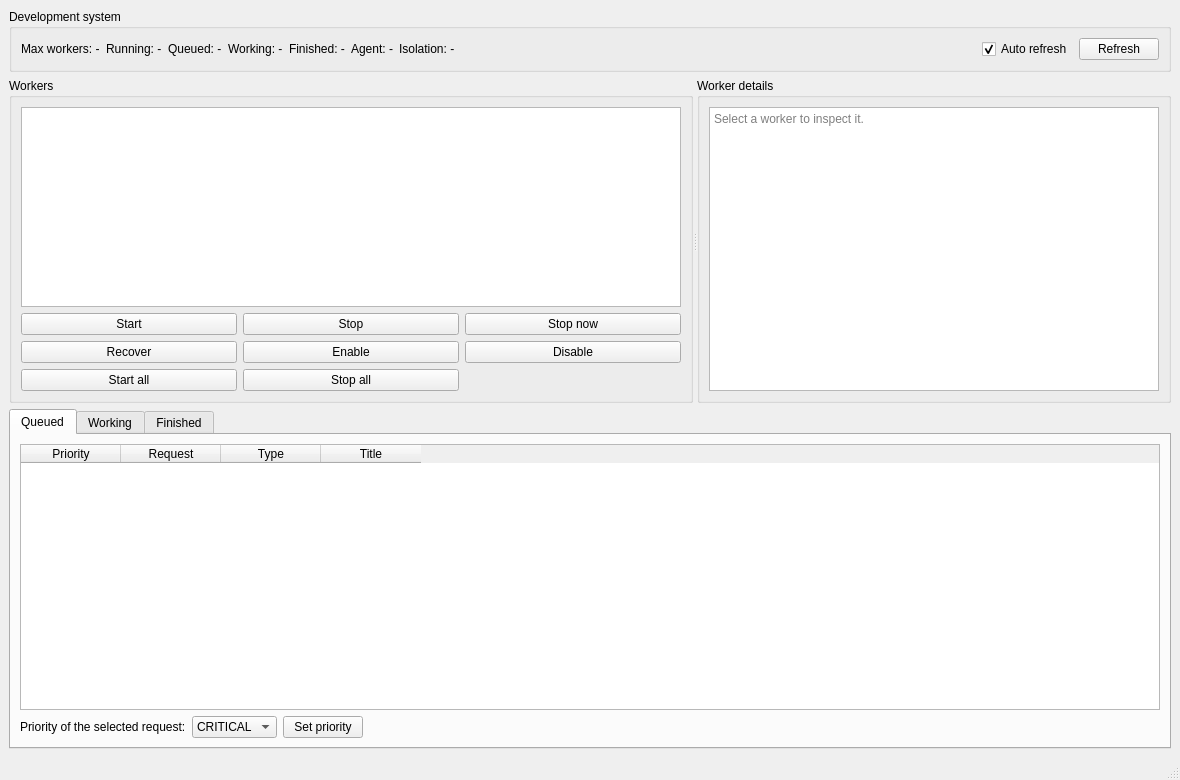
<?xml version="1.0" encoding="UTF-8"?>
<ui version="4.0">
 <class>WorkerPanel</class>
 <widget class="QMainWindow" name="WorkerPanel">
  <property name="geometry">
   <rect><x>0</x><y>0</y><width>1180</width><height>780</height></rect>
  </property>
  <property name="windowTitle">
   <string>Worker Control Panel</string>
  </property>
  <widget class="QWidget" name="centralWidget">
   <layout class="QVBoxLayout" name="mainLayout">
    <item>
     <widget class="QGroupBox" name="summaryBox">
      <property name="title"><string>Development system</string></property>
      <layout class="QHBoxLayout" name="summaryLayout">
       <item><widget class="QLabel" name="maxWorkersLabel"><property name="text"><string>Max workers: -</string></property></widget></item>
       <item><widget class="QLabel" name="runningLabel"><property name="text"><string>Running: -</string></property></widget></item>
       <item><widget class="QLabel" name="queuedLabel"><property name="text"><string>Queued: -</string></property></widget></item>
       <item><widget class="QLabel" name="workingLabel"><property name="text"><string>Working: -</string></property></widget></item>
       <item><widget class="QLabel" name="finishedLabel"><property name="text"><string>Finished: -</string></property></widget></item>
       <item><widget class="QLabel" name="agentLabel"><property name="text"><string>Agent: -</string></property></widget></item>
       <item><widget class="QLabel" name="isolationLabel"><property name="text"><string>Isolation: -</string></property></widget></item>
       <item>
        <spacer name="summarySpacer">
         <property name="orientation"><enum>Qt::Horizontal</enum></property>
         <property name="sizeHint" stdset="0"><size><width>20</width><height>10</height></size></property>
        </spacer>
       </item>
       <item><widget class="QCheckBox" name="autoRefreshCheck"><property name="text"><string>Auto refresh</string></property><property name="checked"><bool>true</bool></property></widget></item>
       <item><widget class="QPushButton" name="refreshButton"><property name="text"><string>Refresh</string></property></widget></item>
      </layout>
     </widget>
    </item>
    <item>
     <widget class="QSplitter" name="workerSplitter">
      <property name="orientation"><enum>Qt::Horizontal</enum></property>
      <widget class="QGroupBox" name="workersBox">
       <property name="title"><string>Workers</string></property>
       <layout class="QVBoxLayout" name="workersLayout">
        <item>
         <widget class="QListWidget" name="workerList">
          <property name="minimumSize"><size><width>380</width><height>200</height></size></property>
          <property name="alternatingRowColors"><bool>true</bool></property>
          <property name="spacing"><number>2</number></property>
         </widget>
        </item>
        <item>
         <layout class="QGridLayout" name="workerButtons">
          <item row="0" column="0"><widget class="QPushButton" name="startButton"><property name="text"><string>Start</string></property></widget></item>
          <item row="0" column="1"><widget class="QPushButton" name="stopButton"><property name="toolTip"><string>Finish the current attempt, then stop</string></property><property name="text"><string>Stop</string></property></widget></item>
          <item row="0" column="2"><widget class="QPushButton" name="stopNowButton"><property name="toolTip"><string>End the running session now (the attempt is INTERRUPTED; the claim is kept)</string></property><property name="text"><string>Stop now</string></property></widget></item>
          <item row="1" column="0"><widget class="QPushButton" name="recoverButton"><property name="toolTip"><string>Settle a stopped worker's recorded attempt (never touches a running worker)</string></property><property name="text"><string>Recover</string></property></widget></item>
          <item row="1" column="1"><widget class="QPushButton" name="enableButton"><property name="text"><string>Enable</string></property></widget></item>
          <item row="1" column="2"><widget class="QPushButton" name="disableButton"><property name="text"><string>Disable</string></property></widget></item>
          <item row="2" column="0"><widget class="QPushButton" name="startAllButton"><property name="text"><string>Start all</string></property></widget></item>
          <item row="2" column="1"><widget class="QPushButton" name="stopAllButton"><property name="text"><string>Stop all</string></property></widget></item>
         </layout>
        </item>
       </layout>
      </widget>
      <widget class="QGroupBox" name="detailsBox">
       <property name="title"><string>Worker details</string></property>
       <layout class="QVBoxLayout" name="detailsLayout">
        <item>
         <widget class="QPlainTextEdit" name="detailsText">
          <property name="readOnly"><bool>true</bool></property>
          <property name="lineWrapMode"><enum>QPlainTextEdit::NoWrap</enum></property>
          <property name="placeholderText"><string>Select a worker to inspect it.</string></property>
         </widget>
        </item>
       </layout>
      </widget>
     </widget>
    </item>
    <item>
     <widget class="QTabWidget" name="requestTabs">
      <property name="currentIndex"><number>0</number></property>
      <widget class="QWidget" name="queueTab">
       <attribute name="title"><string>Queued</string></attribute>
       <layout class="QVBoxLayout" name="queueLayout">
        <item>
         <widget class="QTableWidget" name="queueTable">
          <property name="editTriggers"><set>QAbstractItemView::NoEditTriggers</set></property>
          <property name="selectionBehavior"><enum>QAbstractItemView::SelectRows</enum></property>
          <property name="selectionMode"><enum>QAbstractItemView::SingleSelection</enum></property>
          <column><property name="text"><string>Priority</string></property></column>
          <column><property name="text"><string>Request</string></property></column>
          <column><property name="text"><string>Type</string></property></column>
          <column><property name="text"><string>Title</string></property></column>
         </widget>
        </item>
        <item>
         <layout class="QHBoxLayout" name="priorityLayout">
          <item><widget class="QLabel" name="priorityLabel"><property name="text"><string>Priority of the selected request:</string></property></widget></item>
          <item>
           <widget class="QComboBox" name="priorityCombo">
            <item><property name="text"><string>CRITICAL</string></property></item>
            <item><property name="text"><string>HIGH</string></property></item>
            <item><property name="text"><string>NORMAL</string></property></item>
            <item><property name="text"><string>LOW</string></property></item>
           </widget>
          </item>
          <item><widget class="QPushButton" name="setPriorityButton"><property name="text"><string>Set priority</string></property></widget></item>
          <item>
           <spacer name="prioritySpacer">
            <property name="orientation"><enum>Qt::Horizontal</enum></property>
            <property name="sizeHint" stdset="0"><size><width>20</width><height>10</height></size></property>
           </spacer>
          </item>
         </layout>
        </item>
       </layout>
      </widget>
      <widget class="QWidget" name="workingTab">
       <attribute name="title"><string>Working</string></attribute>
       <layout class="QVBoxLayout" name="workingLayout">
        <item>
         <widget class="QTableWidget" name="workingTable">
          <property name="editTriggers"><set>QAbstractItemView::NoEditTriggers</set></property>
          <property name="selectionBehavior"><enum>QAbstractItemView::SelectRows</enum></property>
          <column><property name="text"><string>Request</string></property></column>
          <column><property name="text"><string>Priority</string></property></column>
          <column><property name="text"><string>Worker</string></property></column>
          <column><property name="text"><string>Claim</string></property></column>
          <column><property name="text"><string>Title</string></property></column>
         </widget>
        </item>
       </layout>
      </widget>
      <widget class="QWidget" name="finishedTab">
       <attribute name="title"><string>Finished</string></attribute>
       <layout class="QVBoxLayout" name="finishedLayout">
        <item>
         <widget class="QTableWidget" name="finishedTable">
          <property name="editTriggers"><set>QAbstractItemView::NoEditTriggers</set></property>
          <property name="selectionBehavior"><enum>QAbstractItemView::SelectRows</enum></property>
          <column><property name="text"><string>State</string></property></column>
          <column><property name="text"><string>Request</string></property></column>
          <column><property name="text"><string>Priority</string></property></column>
          <column><property name="text"><string>When</string></property></column>
          <column><property name="text"><string>Title</string></property></column>
         </widget>
        </item>
       </layout>
      </widget>
     </widget>
    </item>
   </layout>
  </widget>
  <widget class="QStatusBar" name="statusBar"/>
 </widget>
 <resources/>
 <connections/>
</ui>
